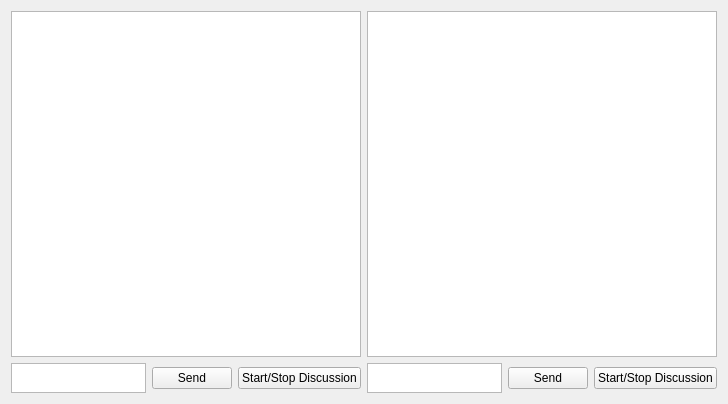
<?xml version="1.0" encoding="UTF-8"?>
<ui version="4.0">
 <class>Widget</class>
 <widget class="QWidget" name="Widget">
  <property name="geometry">
   <rect>
    <x>0</x>
    <y>0</y>
    <width>728</width>
    <height>404</height>
   </rect>
  </property>
  <property name="windowTitle">
   <string>Widget</string>
  </property>
  <layout class="QVBoxLayout" name="verticalLayout">
   <item>
    <layout class="QGridLayout" name="gridLayout">
     <item row="0" column="0">
      <widget class="QListWidget" name="listWidget"/>
     </item>
     <item row="0" column="1">
      <widget class="QListWidget" name="listWidget_2"/>
     </item>
     <item row="1" column="0">
      <layout class="QHBoxLayout" name="horizontalLayout">
       <item>
        <widget class="QTextEdit" name="textEdit">
         <property name="sizePolicy">
          <sizepolicy hsizetype="Expanding" vsizetype="Fixed">
           <horstretch>0</horstretch>
           <verstretch>0</verstretch>
          </sizepolicy>
         </property>
         <property name="maximumSize">
          <size>
           <width>16777215</width>
           <height>30</height>
          </size>
         </property>
        </widget>
       </item>
       <item>
        <widget class="QPushButton" name="pushButton">
         <property name="text">
          <string>Send</string>
         </property>
        </widget>
       </item>
       <item>
        <widget class="QPushButton" name="pushButton_2">
         <property name="text">
          <string>Start/Stop Discussion</string>
         </property>
        </widget>
       </item>
      </layout>
     </item>
     <item row="1" column="1">
      <layout class="QHBoxLayout" name="horizontalLayout_2">
       <item>
        <widget class="QTextEdit" name="textEdit_2">
         <property name="sizePolicy">
          <sizepolicy hsizetype="Expanding" vsizetype="Fixed">
           <horstretch>0</horstretch>
           <verstretch>0</verstretch>
          </sizepolicy>
         </property>
         <property name="maximumSize">
          <size>
           <width>16777215</width>
           <height>30</height>
          </size>
         </property>
        </widget>
       </item>
       <item>
        <widget class="QPushButton" name="pushButton_3">
         <property name="text">
          <string>Send</string>
         </property>
        </widget>
       </item>
       <item>
        <widget class="QPushButton" name="pushButton_4">
         <property name="text">
          <string>Start/Stop Discussion</string>
         </property>
        </widget>
       </item>
      </layout>
     </item>
    </layout>
   </item>
  </layout>
 </widget>
 <layoutdefault spacing="6" margin="11"/>
 <resources/>
 <connections/>
</ui>
